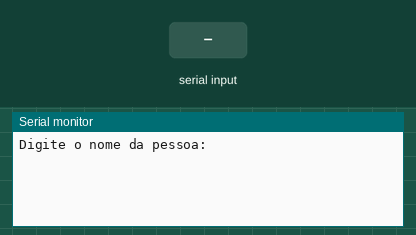
Bench run of a sketch on a simulated Arduino Uno, built with avr-gcc and run on an emulated ATmega328P. Shown: the last lines printed to the serial monitor. Inputs (shaded band) come from the test bench.

Above: at 0.9 s.
1.0 s: "90,45\n" received over Serial
At 2.2 s:
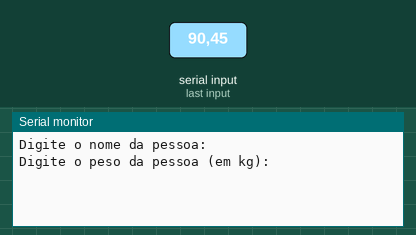
2.5 s: "30,150\n" received over Serial
At 2.9 s:
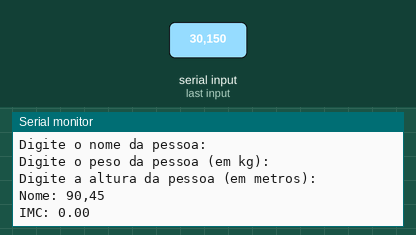

The sketch:

lpmb_ex041.ino
```cpp
const int pinoPeso = A0;
const int pinoAltura = A1;

void setup() {
  // Iniciar comunicação serial
  Serial.begin(9600);

  // Solicitar nome
  Serial.println("Digite o nome da pessoa:");
  while (!Serial.available()) {
    // Aguarda a entrada do nome
  }
  String nome = Serial.readStringUntil('\n');  // Lê até o final da linha

  // Solicitar peso
  Serial.println("Digite o peso da pessoa (em kg):");
  while (!Serial.available()) {
    // Aguarda a entrada do peso
  }
  float peso = Serial.parseFloat();  // Lê o peso

  // Solicitar altura
  Serial.println("Digite a altura da pessoa (em metros):");
  while (!Serial.available()) {
    // Aguarda a entrada da altura
  }
  float altura = Serial.parseFloat();  // Lê a altura

  // Calcular IMC
  float imc = peso / (altura * altura);

  // Imprimir o nome e IMC
  Serial.print("Nome: ");
  Serial.println(nome);
  Serial.print("IMC: ");
  Serial.println(imc);
}

void loop() {
  //
}
```

Measured:
- after the input at 1.0 s, the serial monitor: prints a new line at once (image 1)
- after the input at 2.5 s, the serial monitor: prints a new line at once (image 2)
